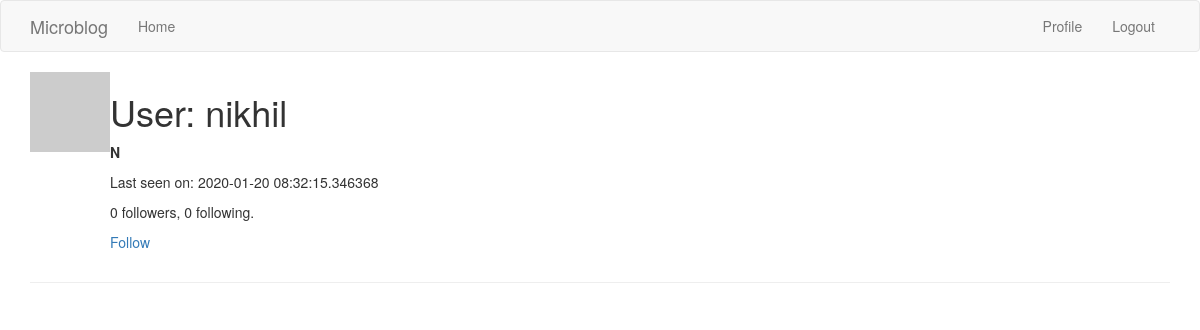
Before: /user/nikhil (signed in) with the older database file.
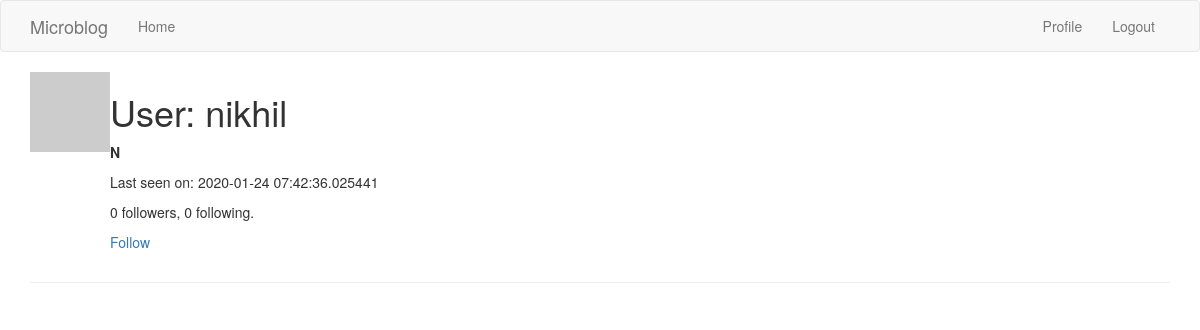
After: the same page with the newer database file.
### app/models.py (models this page shows, shortened)
class User(UserMixin, db.Model):
    id = db.Column(db.Integer, primary_key=True)
    username = db.Column(db.String(64), index=True, unique=True)
    email = db.Column(db.String(120), index=True, unique=True)
    password_hash = db.Column(db.String(128))
    posts = db.relationship('Post', backref='author', lazy='dynamic')
    about_me = db.Column(db.String(140))
    last_seen = db.Column(db.DateTime, default=datetime.utcnow)
    dummy_token = jwt.encode({'some': 'payload'}, 'secret', algorithm='HS256')
    followed = db.relationship(
        'User', secondary=followers,
        primaryjoin=(followers.c.follower_id == id),
        secondaryjoin=(followers.c.followed_id == id),
        backref=db.backref('followers', lazy='dynamic'), lazy='dynamic')
    def avatar(self, size):
        digest = md5(self.email.lower().encode('utf-8')).hexdigest()
        return 'https://www.gravatar.com/avatar/{}?d=identicon&s={}'.format(digest, size)
    def is_following(self, user):
        return self.followed.filter(
            followers.c.followed_id == user.id).count() > 0

### app/routes.py (the view)
@app.route('/user/<username>')
@login_required
def user(username):
    user = User.query.filter_by(username=username).first_or_404()
    posts = [
        {'author': user, 'body': 'Test post #1'},
        {'author': user, 'body': 'Test post #2'}
    ]
    return render_template('user.html', user=user)

### app/models.py (called while the page is built)
@login.user_loader
def load_user(id):
    return User.query.get(int(id))

### app/routes.py (called while the page is built)
@app.before_request
def before_request():
    if current_user.is_authenticated:
        current_user.last_seen = datetime.utcnow()
        db.session.commit()

### app/templates/user.html (shortened to what this page needs)
{% extends "base.html" %}
{% block content %}
<div class="container">
  <table>
    <tr valign="top">
      <td><img src="{{ user.avatar(36) }}"></td>
      <td>
        <h1>User: {{ user.username }}</h1>
        {% if user.about_me %}<p><strong>{{ user.about_me }}</strong></p>{% endif %}
        {% if user.last_seen %}<p>Last seen on: {{ user.last_seen }}</p>{% endif %}
        <p>{{ user.followers.count() }} followers, {{ user.followed.count() }} following.</p>
        {% if user == current_user %}
        <p><a href="{{ url_for('edit_profile') }}">Edit your profile</a></p>
        {% elif not current_user.is_following(user) %}
        <p><a href="{{ url_for('follow', username=user.username) }}">Follow</a></p>
        {% else %}
        <p><a href="{{ url_for('unfollow', username=user.username) }}">Unfollow</a></p>
        {% endif %}
      </td>
    </tr>
  </table>
  <hr>
</div>
{% endblock %}

### app/templates/base.html (shortened to what this page needs)
{% extends 'bootstrap/base.html' %}
{% block navbar %}
    <nav class="navbar navbar-default">
        <div class="container">
            <div class="navbar-header">
                <a class="navbar-brand" href="{{ url_for('index') }}">Microblog</a>
            </div>
            <div class="collapse navbar-collapse" id="bs-example-navbar-collapse-1">
                <ul class="nav navbar-nav">
                    <li><a href="{{ url_for('index') }}">Home</a></li>
                </ul>
                <ul class="nav navbar-nav navbar-right">
                    {% if current_user.is_anonymous %}
                    <li><a href="{{ url_for('login') }}">Login</a></li>
                    {% else %}
                    <li><a href="{{ url_for('user', username=current_user.username) }}">Profile</a></li>
                    <li><a href="{{ url_for('logout') }}">Logout</a></li>
                    {% endif %}
                </ul>
            </div>
        </div>
    </nav>
{% endblock %}

Changed rows visible on the page:
changed User "nikhil": last_seen "2020-01-20 08:32:15.346368" → "2020-01-24 07:42:36.025441"
